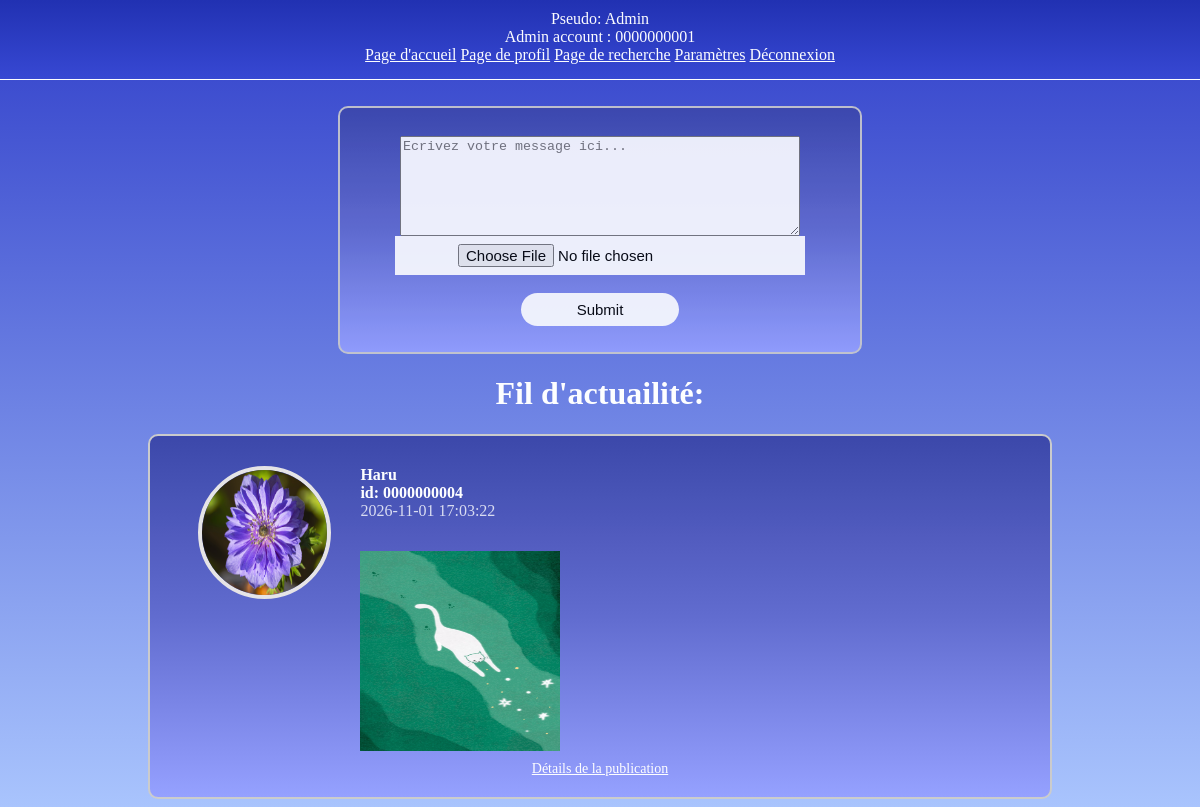
Screenshot of /home.php (signed in) with the database file from the repository.
### tables this page shows
CREATE TABLE IF NOT EXISTS users(
 id int(10) UNSIGNED ZEROFILL AUTO_INCREMENT PRIMARY KEY,
 pseudo varchar(32) NOT NULL,
 password varchar(100) NOT NULL,
 email varchar(535) NOT NULL,
 birthday date NOT NULL,
 pfp varchar(535) NOT NULL DEFAULT 'uploads/default.png',
 isAdmin tinyint(1) NOT NULL DEFAULT 0
);

CREATE TABLE IF NOT EXISTS subs(
 user int(10) UNSIGNED ZEROFILL NOT NULL,
 subto int(10) UNSIGNED ZEROFILL NOT NULL,
 PRIMARY KEY(user, subto),
 FOREIGN KEY (user) REFERENCES users(id) ON DELETE CASCADE,
 FOREIGN KEY(subto) REFERENCES users(id) ON DELETE CASCADE 
);

CREATE TABLE IF NOT EXISTS message(
 id int(10) UNSIGNED AUTO_INCREMENT PRIMARY KEY,
 user_id int(10) UNSIGNED ZEROFILL,
 message text(2000) NOT NULL,
 image varchar(535),
 timestamp datetime NOT NULL DEFAULT CURRENT_TIMESTAMP,
 FOREIGN KEY (user_id) REFERENCES users(id) ON DELETE CASCADE
);

### fonction.php (called while the page is built, shortened)
<?php
    function conn_start(){
        $servername = "localhost";
        $username = "root";
        $password = "";
        $dbname = "aqua_db";
        $conn = new mysqli($servername, $username, $password, $dbname);
        return $conn;
    }
    function isAdmin($id){
        $conn=conn_start();
        $id=mysqli_real_escape_string($conn,$id);
        $sql="SELECT isAdmin FROM users WHERE id='$id'";
        $result=mysqli_query($conn,$sql);
        $row=mysqli_fetch_assoc($result);
        return $row['isAdmin'];
    }
?>

### home_timeline.php (the view)
<?php
    $conn=conn_start();
    $id=mysqli_real_escape_string($conn,$_SESSION['user']);
    $abonnements = "SELECT * FROM subs WHERE user=$id";
    $result_abonnements = mysqli_query($conn, $abonnements);
    $nb_abonnements = mysqli_num_rows($result_abonnements);
    if($nb_abonnements>0){
        $sql="SELECT s.subto,u.pseudo,u.pfp,m.message,m.user_id,m.timestamp,m.message,m.image,m.id
        FROM subs AS s, users AS u, message AS m
        WHERE s.user='$id' AND u.id=s.subto AND m.user_id=s.subto
        ORDER BY m.id DESC";
        $result=mysqli_query($conn,$sql);
        if(mysqli_num_rows($result)>0){
            foreach($result as $array){
                echo "<div class='message'>";
                    echo "<section class='info'>";
                        echo "<section class='pfp'>";
                            echo "<img src='$array[pfp]' id='pfp'> <br>";
                        echo "</section>";
                        echo "<section class='user'>";
                            echo "<label for='profile-pseudo'>$array[pseudo]</label> <br>";
                            echo "<label for='profile-id'>id: $array[user_id]</label> <br>";
                            echo "<label for='profile-time'>$array[timestamp]</label> <br>";
                            echo "<div class='separe'>";
                                echo "$array[message] <br>";
                                if(!empty($array['image'])) {
                                    echo "<img src='$array[image]' id='post-image'>";
                                }
                            echo "</div>";
                        echo "</section>";
                    echo "</section>";
                    echo "<a href='post_details.php?p=$array[id]' id='details'> Détails de la publication  </a>";
                echo "</div>";
            }
        } else {
            echo "<p class='no-message'>Aucune publication</p>";
        }
    }else{
            echo "<p class='no-message'>Aucun abonnement</p>";
    }
?>

### nav.php
<?php
  $conn=conn_start();
  $id = mysqli_real_escape_string($conn,$_SESSION['user']);
  $sql = "SELECT pseudo,pfp FROM users WHERE id='$id'";
  $result = mysqli_query($conn,$sql);
  $row = mysqli_fetch_assoc($result);
  echo "<nav>";
    echo "Pseudo: $row[pseudo]<br>";
    if(isAdmin($id)){
      echo "Admin account : $id<br>";
    }else{
      echo "User id: $id <br>";
    }
?>
    <a href="home.php">Page d'accueil</a>
    <a href="profile.php">Page de profil</a>
    <a href="search.php">Page de recherche</a>
    <a href="edit.php">Paramètres</a>
    <a href="logout.php">Déconnexion</a>
  </nav>

### home.css (style rules this page uses)
nav { position: fixed; top: 0; left: 0; width: 100%; padding-top: 10px; text-align: center; border-bottom: 1px solid white; padding-bottom: 15px; background-image: linear-gradient(rgb(34, 49, 178), rgb(56, 72, 211)); z-index: 9999; }
nav a:hover, nav a:visited, nav a:link { color: rgb(255, 255, 255); }
body { padding-top: 68px; background-image: linear-gradient(rgb(49, 64, 202),#a9c4fd ); color: white; opacity: 0.99; }
body a:hover, body a:visited, body a:link { color: rgb(255, 255, 255); }
#post-image { padding-top: 5px; width: 200px; height: 200px; padding-bottom: 10px; }
#pfp { border-radius: 50%; border: 4px solid rgb(231, 229, 230); width: 125px; height: 125px; color: white; }
.info { display: flex; }
.pfp { width:20%; margin-left: 28px; }
.user { width:80%; text-align: left; font-size: 16px; margin-left: 10px; }
.separe { padding-top: 8px; }
label[for="profile-pseudo"], label[for="profile-id"] { font-weight: bold; }
label[for="profile-time"] { opacity: 0.8; }
.message { padding-bottom: 20px; }
#details { font-size: 14px; }

### rows the page displays
users: pseudo "Admin"
subs: subto.pfp (picture), subto.pseudo "Haru", message.user_id "0000000004", message.timestamp "2026-11-01 17:03:22", message.image (picture)

### other values shown
$id "0000000001"
